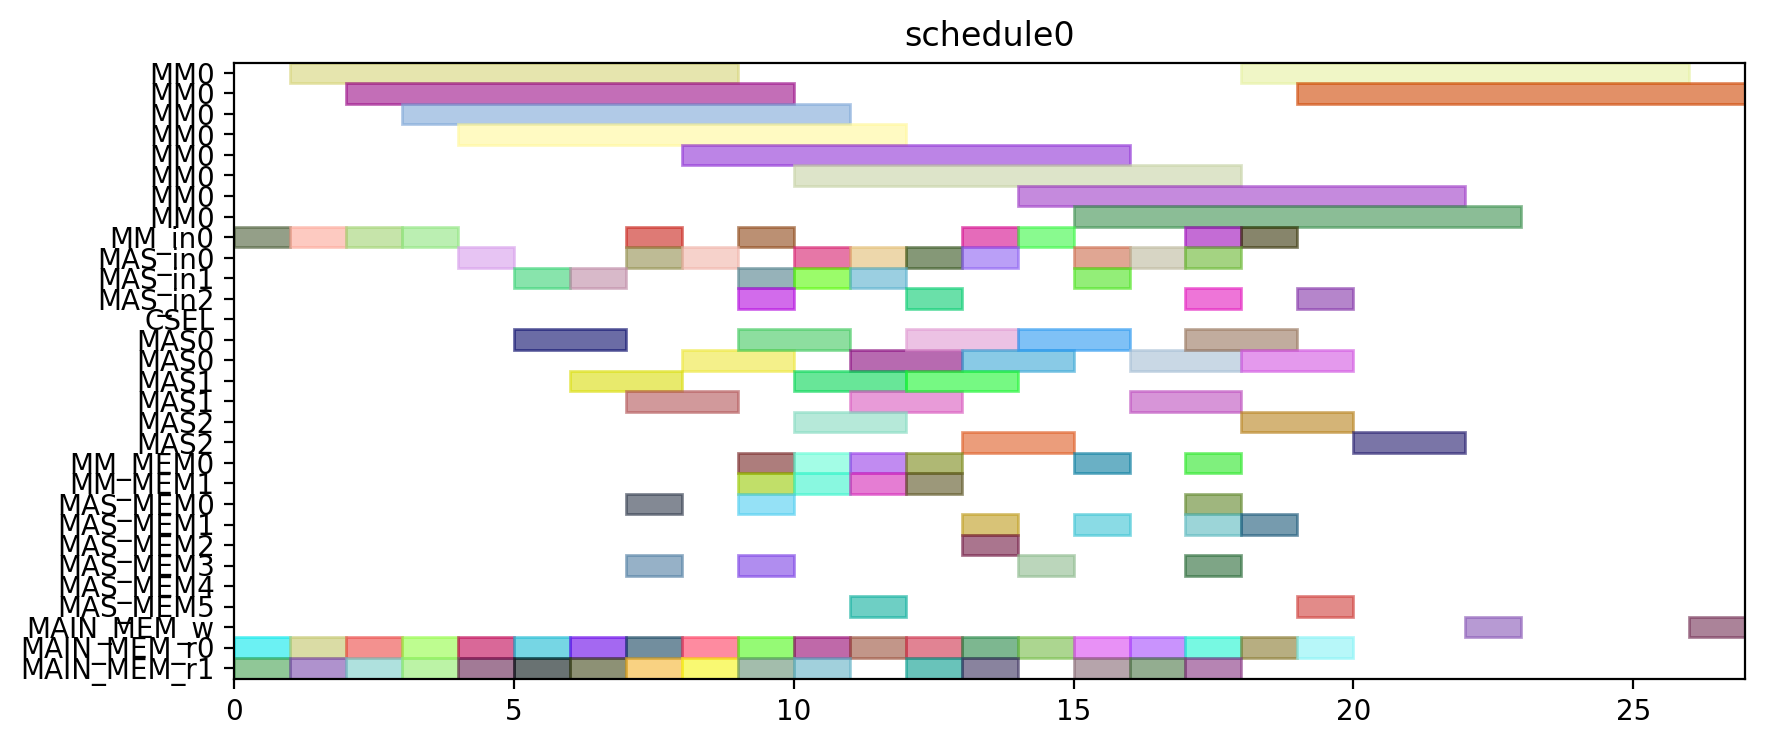

Python code for this plot:
from pyschedule import Scenario, solvers, plotters, alt


def solve():
	horizon = 120
	S = Scenario("schedule0", horizon=horizon)

	# resource
	MM = S.Resources('MM', num=1, size=8)
	MM_in = S.Resources('MM_in', num=1)
	MAS_in = S.Resources('MAS_in', num=3)
	CSEL = S.Resource('CSEL')
	MAS = S.Resources('MAS', num=3, size=2, periods=range(1, horizon))
	MM_MEM = S.Resources('MM_MEM', num=2)
	MAS_MEM = S.Resources('MAS_MEM', num=6)
	MAIN_MEM_w = S.Resource('MAIN_MEM_w', size=1)
	MAIN_MEM_r = S.Resources('MAIN_MEM_r', num=2)

	# result of previous scheduling

	# new tasks
	t0_t0 = S.Task('t0_t0', length=8, delay_cost=1)
	t0_t0 += alt(MM)
	t0_t0_in = S.Task('t0_t0_in', length=1, delay_cost=1)
	t0_t0_in += alt(MM_in)
	S += t0_t0_in*MM_in[0]<=t0_t0*MM[0]
	t0_t0_mem0 = S.Task('t0_t0_mem0', length=1, delay_cost=1)
	t0_t0_mem0 += MAIN_MEM_r[0]
	S += t0_t0_mem0 <= t0_t0

	t0_t0_mem1 = S.Task('t0_t0_mem1', length=1, delay_cost=1)
	t0_t0_mem1 += MAIN_MEM_r[1]
	S += t0_t0_mem1 <= t0_t0

	t0_t1 = S.Task('t0_t1', length=8, delay_cost=1)
	t0_t1 += alt(MM)
	t0_t1_in = S.Task('t0_t1_in', length=1, delay_cost=1)
	t0_t1_in += alt(MM_in)
	S += t0_t1_in*MM_in[0]<=t0_t1*MM[0]
	t0_t1_mem0 = S.Task('t0_t1_mem0', length=1, delay_cost=1)
	t0_t1_mem0 += MAIN_MEM_r[0]
	S += t0_t1_mem0 <= t0_t1

	t0_t1_mem1 = S.Task('t0_t1_mem1', length=1, delay_cost=1)
	t0_t1_mem1 += MAIN_MEM_r[1]
	S += t0_t1_mem1 <= t0_t1

	t0_t2 = S.Task('t0_t2', length=2, delay_cost=1)
	t0_t2 += alt(MAS)
	t0_t2_in = S.Task('t0_t2_in', length=1, delay_cost=1)
	t0_t2_in += alt(MAS_in)
	S += t0_t2_in*MAS_in[0]<=t0_t2*MAS[0]

	S += t0_t2_in*MAS_in[1]<=t0_t2*MAS[1]

	S += t0_t2_in*MAS_in[2]<=t0_t2*MAS[2]

	t0_t2_mem0 = S.Task('t0_t2_mem0', length=1, delay_cost=1)
	t0_t2_mem0 += MAIN_MEM_r[0]
	S += t0_t2_mem0 <= t0_t2

	t0_t2_mem1 = S.Task('t0_t2_mem1', length=1, delay_cost=1)
	t0_t2_mem1 += MAIN_MEM_r[1]
	S += t0_t2_mem1 <= t0_t2

	t0_t3 = S.Task('t0_t3', length=2, delay_cost=1)
	t0_t3 += alt(MAS)
	t0_t3_in = S.Task('t0_t3_in', length=1, delay_cost=1)
	t0_t3_in += alt(MAS_in)
	S += t0_t3_in*MAS_in[0]<=t0_t3*MAS[0]

	S += t0_t3_in*MAS_in[1]<=t0_t3*MAS[1]

	S += t0_t3_in*MAS_in[2]<=t0_t3*MAS[2]

	t0_t3_mem0 = S.Task('t0_t3_mem0', length=1, delay_cost=1)
	t0_t3_mem0 += MAIN_MEM_r[0]
	S += t0_t3_mem0 <= t0_t3

	t0_t3_mem1 = S.Task('t0_t3_mem1', length=1, delay_cost=1)
	t0_t3_mem1 += MAIN_MEM_r[1]
	S += t0_t3_mem1 <= t0_t3

	t2_t0 = S.Task('t2_t0', length=8, delay_cost=1)
	t2_t0 += alt(MM)
	t2_t0_in = S.Task('t2_t0_in', length=1, delay_cost=1)
	t2_t0_in += alt(MM_in)
	S += t2_t0_in*MM_in[0]<=t2_t0*MM[0]
	t2_t0_mem0 = S.Task('t2_t0_mem0', length=1, delay_cost=1)
	t2_t0_mem0 += MAIN_MEM_r[0]
	S += t2_t0_mem0 <= t2_t0

	t2_t0_mem1 = S.Task('t2_t0_mem1', length=1, delay_cost=1)
	t2_t0_mem1 += MAIN_MEM_r[1]
	S += t2_t0_mem1 <= t2_t0

	t2_t1 = S.Task('t2_t1', length=8, delay_cost=1)
	t2_t1 += alt(MM)
	t2_t1_in = S.Task('t2_t1_in', length=1, delay_cost=1)
	t2_t1_in += alt(MM_in)
	S += t2_t1_in*MM_in[0]<=t2_t1*MM[0]
	t2_t1_mem0 = S.Task('t2_t1_mem0', length=1, delay_cost=1)
	t2_t1_mem0 += MAIN_MEM_r[0]
	S += t2_t1_mem0 <= t2_t1

	t2_t1_mem1 = S.Task('t2_t1_mem1', length=1, delay_cost=1)
	t2_t1_mem1 += MAIN_MEM_r[1]
	S += t2_t1_mem1 <= t2_t1

	t2_t2 = S.Task('t2_t2', length=2, delay_cost=1)
	t2_t2 += alt(MAS)
	t2_t2_in = S.Task('t2_t2_in', length=1, delay_cost=1)
	t2_t2_in += alt(MAS_in)
	S += t2_t2_in*MAS_in[0]<=t2_t2*MAS[0]

	S += t2_t2_in*MAS_in[1]<=t2_t2*MAS[1]

	S += t2_t2_in*MAS_in[2]<=t2_t2*MAS[2]

	t2_t2_mem0 = S.Task('t2_t2_mem0', length=1, delay_cost=1)
	t2_t2_mem0 += MAIN_MEM_r[0]
	S += t2_t2_mem0 <= t2_t2

	t2_t2_mem1 = S.Task('t2_t2_mem1', length=1, delay_cost=1)
	t2_t2_mem1 += MAIN_MEM_r[1]
	S += t2_t2_mem1 <= t2_t2

	t2_t3 = S.Task('t2_t3', length=2, delay_cost=1)
	t2_t3 += alt(MAS)
	t2_t3_in = S.Task('t2_t3_in', length=1, delay_cost=1)
	t2_t3_in += alt(MAS_in)
	S += t2_t3_in*MAS_in[0]<=t2_t3*MAS[0]

	S += t2_t3_in*MAS_in[1]<=t2_t3*MAS[1]

	S += t2_t3_in*MAS_in[2]<=t2_t3*MAS[2]

	t2_t3_mem0 = S.Task('t2_t3_mem0', length=1, delay_cost=1)
	t2_t3_mem0 += MAIN_MEM_r[0]
	S += t2_t3_mem0 <= t2_t3

	t2_t3_mem1 = S.Task('t2_t3_mem1', length=1, delay_cost=1)
	t2_t3_mem1 += MAIN_MEM_r[1]
	S += t2_t3_mem1 <= t2_t3

	t7_t2 = S.Task('t7_t2', length=2, delay_cost=1)
	t7_t2 += alt(MAS)
	t7_t2_in = S.Task('t7_t2_in', length=1, delay_cost=1)
	t7_t2_in += alt(MAS_in)
	S += t7_t2_in*MAS_in[0]<=t7_t2*MAS[0]

	S += t7_t2_in*MAS_in[1]<=t7_t2*MAS[1]

	S += t7_t2_in*MAS_in[2]<=t7_t2*MAS[2]

	t7_t2_mem0 = S.Task('t7_t2_mem0', length=1, delay_cost=1)
	t7_t2_mem0 += MAIN_MEM_r[0]
	S += t7_t2_mem0 <= t7_t2

	t7_t2_mem1 = S.Task('t7_t2_mem1', length=1, delay_cost=1)
	t7_t2_mem1 += MAIN_MEM_r[1]
	S += t7_t2_mem1 <= t7_t2

	t9_t2 = S.Task('t9_t2', length=2, delay_cost=1)
	t9_t2 += alt(MAS)
	t9_t2_in = S.Task('t9_t2_in', length=1, delay_cost=1)
	t9_t2_in += alt(MAS_in)
	S += t9_t2_in*MAS_in[0]<=t9_t2*MAS[0]

	S += t9_t2_in*MAS_in[1]<=t9_t2*MAS[1]

	S += t9_t2_in*MAS_in[2]<=t9_t2*MAS[2]

	t9_t2_mem0 = S.Task('t9_t2_mem0', length=1, delay_cost=1)
	t9_t2_mem0 += MAIN_MEM_r[0]
	S += t9_t2_mem0 <= t9_t2

	t9_t2_mem1 = S.Task('t9_t2_mem1', length=1, delay_cost=1)
	t9_t2_mem1 += MAIN_MEM_r[1]
	S += t9_t2_mem1 <= t9_t2

	t14_t2 = S.Task('t14_t2', length=2, delay_cost=1)
	t14_t2 += alt(MAS)
	t14_t2_in = S.Task('t14_t2_in', length=1, delay_cost=1)
	t14_t2_in += alt(MAS_in)
	S += t14_t2_in*MAS_in[0]<=t14_t2*MAS[0]

	S += t14_t2_in*MAS_in[1]<=t14_t2*MAS[1]

	S += t14_t2_in*MAS_in[2]<=t14_t2*MAS[2]

	t14_t2_mem0 = S.Task('t14_t2_mem0', length=1, delay_cost=1)
	t14_t2_mem0 += MAIN_MEM_r[0]
	S += t14_t2_mem0 <= t14_t2

	t14_t2_mem1 = S.Task('t14_t2_mem1', length=1, delay_cost=1)
	t14_t2_mem1 += MAIN_MEM_r[1]
	S += t14_t2_mem1 <= t14_t2

	new_TZ_t2 = S.Task('new_TZ_t2', length=2, delay_cost=1)
	new_TZ_t2 += alt(MAS)
	new_TZ_t2_in = S.Task('new_TZ_t2_in', length=1, delay_cost=1)
	new_TZ_t2_in += alt(MAS_in)
	S += new_TZ_t2_in*MAS_in[0]<=new_TZ_t2*MAS[0]

	S += new_TZ_t2_in*MAS_in[1]<=new_TZ_t2*MAS[1]

	S += new_TZ_t2_in*MAS_in[2]<=new_TZ_t2*MAS[2]

	new_TZ_t2_mem0 = S.Task('new_TZ_t2_mem0', length=1, delay_cost=1)
	new_TZ_t2_mem0 += MAIN_MEM_r[0]
	S += new_TZ_t2_mem0 <= new_TZ_t2

	new_TZ_t2_mem1 = S.Task('new_TZ_t2_mem1', length=1, delay_cost=1)
	new_TZ_t2_mem1 += MAIN_MEM_r[1]
	S += new_TZ_t2_mem1 <= new_TZ_t2

	t16_t2 = S.Task('t16_t2', length=2, delay_cost=1)
	t16_t2 += alt(MAS)
	t16_t2_in = S.Task('t16_t2_in', length=1, delay_cost=1)
	t16_t2_in += alt(MAS_in)
	S += t16_t2_in*MAS_in[0]<=t16_t2*MAS[0]

	S += t16_t2_in*MAS_in[1]<=t16_t2*MAS[1]

	S += t16_t2_in*MAS_in[2]<=t16_t2*MAS[2]

	t16_t2_mem0 = S.Task('t16_t2_mem0', length=1, delay_cost=1)
	t16_t2_mem0 += MAIN_MEM_r[0]
	S += t16_t2_mem0 <= t16_t2

	t16_t2_mem1 = S.Task('t16_t2_mem1', length=1, delay_cost=1)
	t16_t2_mem1 += MAIN_MEM_r[1]
	S += t16_t2_mem1 <= t16_t2

	t17_t2 = S.Task('t17_t2', length=2, delay_cost=1)
	t17_t2 += alt(MAS)
	t17_t2_in = S.Task('t17_t2_in', length=1, delay_cost=1)
	t17_t2_in += alt(MAS_in)
	S += t17_t2_in*MAS_in[0]<=t17_t2*MAS[0]

	S += t17_t2_in*MAS_in[1]<=t17_t2*MAS[1]

	S += t17_t2_in*MAS_in[2]<=t17_t2*MAS[2]

	t17_t2_mem0 = S.Task('t17_t2_mem0', length=1, delay_cost=1)
	t17_t2_mem0 += MAIN_MEM_r[0]
	S += t17_t2_mem0 <= t17_t2

	t17_t2_mem1 = S.Task('t17_t2_mem1', length=1, delay_cost=1)
	t17_t2_mem1 += MAIN_MEM_r[1]
	S += t17_t2_mem1 <= t17_t2

	t0_t4 = S.Task('t0_t4', length=8, delay_cost=1)
	t0_t4 += alt(MM)
	t0_t4_in = S.Task('t0_t4_in', length=1, delay_cost=1)
	t0_t4_in += alt(MM_in)
	S += t0_t4_in*MM_in[0]<=t0_t4*MM[0]
	t0_t4_mem0 = S.Task('t0_t4_mem0', length=1, delay_cost=1)
	t0_t4_mem0 += alt(MAS_MEM)
	S += (t0_t2*MAS[0])-1 < t0_t4_mem0*MAS_MEM[0]
	S += (t0_t2*MAS[1])-1 < t0_t4_mem0*MAS_MEM[2]
	S += (t0_t2*MAS[2])-1 < t0_t4_mem0*MAS_MEM[4]
	S += t0_t4_mem0 <= t0_t4

	t0_t4_mem1 = S.Task('t0_t4_mem1', length=1, delay_cost=1)
	t0_t4_mem1 += alt(MAS_MEM)
	S += (t0_t3*MAS[0])-1 < t0_t4_mem1*MAS_MEM[1]
	S += (t0_t3*MAS[1])-1 < t0_t4_mem1*MAS_MEM[3]
	S += (t0_t3*MAS[2])-1 < t0_t4_mem1*MAS_MEM[5]
	S += t0_t4_mem1 <= t0_t4

	t00 = S.Task('t00', length=2, delay_cost=1)
	t00 += alt(MAS)
	t00_in = S.Task('t00_in', length=1, delay_cost=1)
	t00_in += alt(MAS_in)
	S += t00_in*MAS_in[0]<=t00*MAS[0]

	S += t00_in*MAS_in[1]<=t00*MAS[1]

	S += t00_in*MAS_in[2]<=t00*MAS[2]

	t00_mem0 = S.Task('t00_mem0', length=1, delay_cost=1)
	t00_mem0 += alt(MM_MEM)
	S += (t0_t0*MM[0])-1 < t00_mem0*MM_MEM[0]
	S += t00_mem0 <= t00

	t00_mem1 = S.Task('t00_mem1', length=1, delay_cost=1)
	t00_mem1 += alt(MM_MEM)
	S += (t0_t1*MM[0])-1 < t00_mem1*MM_MEM[1]
	S += t00_mem1 <= t00

	t0_t5 = S.Task('t0_t5', length=2, delay_cost=1)
	t0_t5 += alt(MAS)
	t0_t5_in = S.Task('t0_t5_in', length=1, delay_cost=1)
	t0_t5_in += alt(MAS_in)
	S += t0_t5_in*MAS_in[0]<=t0_t5*MAS[0]

	S += t0_t5_in*MAS_in[1]<=t0_t5*MAS[1]

	S += t0_t5_in*MAS_in[2]<=t0_t5*MAS[2]

	t0_t5_mem0 = S.Task('t0_t5_mem0', length=1, delay_cost=1)
	t0_t5_mem0 += alt(MM_MEM)
	S += (t0_t0*MM[0])-1 < t0_t5_mem0*MM_MEM[0]
	S += t0_t5_mem0 <= t0_t5

	t0_t5_mem1 = S.Task('t0_t5_mem1', length=1, delay_cost=1)
	t0_t5_mem1 += alt(MM_MEM)
	S += (t0_t1*MM[0])-1 < t0_t5_mem1*MM_MEM[1]
	S += t0_t5_mem1 <= t0_t5

	t2_t4 = S.Task('t2_t4', length=8, delay_cost=1)
	t2_t4 += alt(MM)
	t2_t4_in = S.Task('t2_t4_in', length=1, delay_cost=1)
	t2_t4_in += alt(MM_in)
	S += t2_t4_in*MM_in[0]<=t2_t4*MM[0]
	t2_t4_mem0 = S.Task('t2_t4_mem0', length=1, delay_cost=1)
	t2_t4_mem0 += alt(MAS_MEM)
	S += (t2_t2*MAS[0])-1 < t2_t4_mem0*MAS_MEM[0]
	S += (t2_t2*MAS[1])-1 < t2_t4_mem0*MAS_MEM[2]
	S += (t2_t2*MAS[2])-1 < t2_t4_mem0*MAS_MEM[4]
	S += t2_t4_mem0 <= t2_t4

	t2_t4_mem1 = S.Task('t2_t4_mem1', length=1, delay_cost=1)
	t2_t4_mem1 += alt(MAS_MEM)
	S += (t2_t3*MAS[0])-1 < t2_t4_mem1*MAS_MEM[1]
	S += (t2_t3*MAS[1])-1 < t2_t4_mem1*MAS_MEM[3]
	S += (t2_t3*MAS[2])-1 < t2_t4_mem1*MAS_MEM[5]
	S += t2_t4_mem1 <= t2_t4

	t20 = S.Task('t20', length=2, delay_cost=1)
	t20 += alt(MAS)
	t20_in = S.Task('t20_in', length=1, delay_cost=1)
	t20_in += alt(MAS_in)
	S += t20_in*MAS_in[0]<=t20*MAS[0]

	S += t20_in*MAS_in[1]<=t20*MAS[1]

	S += t20_in*MAS_in[2]<=t20*MAS[2]

	t20_mem0 = S.Task('t20_mem0', length=1, delay_cost=1)
	t20_mem0 += alt(MM_MEM)
	S += (t2_t0*MM[0])-1 < t20_mem0*MM_MEM[0]
	S += t20_mem0 <= t20

	t20_mem1 = S.Task('t20_mem1', length=1, delay_cost=1)
	t20_mem1 += alt(MM_MEM)
	S += (t2_t1*MM[0])-1 < t20_mem1*MM_MEM[1]
	S += t20_mem1 <= t20

	t2_t5 = S.Task('t2_t5', length=2, delay_cost=1)
	t2_t5 += alt(MAS)
	t2_t5_in = S.Task('t2_t5_in', length=1, delay_cost=1)
	t2_t5_in += alt(MAS_in)
	S += t2_t5_in*MAS_in[0]<=t2_t5*MAS[0]

	S += t2_t5_in*MAS_in[1]<=t2_t5*MAS[1]

	S += t2_t5_in*MAS_in[2]<=t2_t5*MAS[2]

	t2_t5_mem0 = S.Task('t2_t5_mem0', length=1, delay_cost=1)
	t2_t5_mem0 += alt(MM_MEM)
	S += (t2_t0*MM[0])-1 < t2_t5_mem0*MM_MEM[0]
	S += t2_t5_mem0 <= t2_t5

	t2_t5_mem1 = S.Task('t2_t5_mem1', length=1, delay_cost=1)
	t2_t5_mem1 += alt(MM_MEM)
	S += (t2_t1*MM[0])-1 < t2_t5_mem1*MM_MEM[1]
	S += t2_t5_mem1 <= t2_t5

	t01 = S.Task('t01', length=2, delay_cost=1)
	t01 += alt(MAS)
	t01_in = S.Task('t01_in', length=1, delay_cost=1)
	t01_in += alt(MAS_in)
	S += t01_in*MAS_in[0]<=t01*MAS[0]

	S += t01_in*MAS_in[1]<=t01*MAS[1]

	S += t01_in*MAS_in[2]<=t01*MAS[2]

	t01_mem0 = S.Task('t01_mem0', length=1, delay_cost=1)
	t01_mem0 += alt(MM_MEM)
	S += (t0_t4*MM[0])-1 < t01_mem0*MM_MEM[0]
	S += t01_mem0 <= t01

	t01_mem1 = S.Task('t01_mem1', length=1, delay_cost=1)
	t01_mem1 += alt(MAS_MEM)
	S += (t0_t5*MAS[0])-1 < t01_mem1*MAS_MEM[1]
	S += (t0_t5*MAS[1])-1 < t01_mem1*MAS_MEM[3]
	S += (t0_t5*MAS[2])-1 < t01_mem1*MAS_MEM[5]
	S += t01_mem1 <= t01

	t10 = S.Task('t10', length=2, delay_cost=1)
	t10 += alt(MAS)
	t10_in = S.Task('t10_in', length=1, delay_cost=1)
	t10_in += alt(MAS_in)
	S += t10_in*MAS_in[0]<=t10*MAS[0]

	S += t10_in*MAS_in[1]<=t10*MAS[1]

	S += t10_in*MAS_in[2]<=t10*MAS[2]

	t10_mem0 = S.Task('t10_mem0', length=1, delay_cost=1)
	t10_mem0 += MAIN_MEM_r[0]
	S += t10_mem0 <= t10

	t10_mem1 = S.Task('t10_mem1', length=1, delay_cost=1)
	t10_mem1 += alt(MAS_MEM)
	S += (t00*MAS[0])-1 < t10_mem1*MAS_MEM[1]
	S += (t00*MAS[1])-1 < t10_mem1*MAS_MEM[3]
	S += (t00*MAS[2])-1 < t10_mem1*MAS_MEM[5]
	S += t10_mem1 <= t10

	t21 = S.Task('t21', length=2, delay_cost=1)
	t21 += alt(MAS)
	t21_in = S.Task('t21_in', length=1, delay_cost=1)
	t21_in += alt(MAS_in)
	S += t21_in*MAS_in[0]<=t21*MAS[0]

	S += t21_in*MAS_in[1]<=t21*MAS[1]

	S += t21_in*MAS_in[2]<=t21*MAS[2]

	t21_mem0 = S.Task('t21_mem0', length=1, delay_cost=1)
	t21_mem0 += alt(MM_MEM)
	S += (t2_t4*MM[0])-1 < t21_mem0*MM_MEM[0]
	S += t21_mem0 <= t21

	t21_mem1 = S.Task('t21_mem1', length=1, delay_cost=1)
	t21_mem1 += alt(MAS_MEM)
	S += (t2_t5*MAS[0])-1 < t21_mem1*MAS_MEM[1]
	S += (t2_t5*MAS[1])-1 < t21_mem1*MAS_MEM[3]
	S += (t2_t5*MAS[2])-1 < t21_mem1*MAS_MEM[5]
	S += t21_mem1 <= t21

	t30 = S.Task('t30', length=2, delay_cost=1)
	t30 += alt(MAS)
	t30_in = S.Task('t30_in', length=1, delay_cost=1)
	t30_in += alt(MAS_in)
	S += t30_in*MAS_in[0]<=t30*MAS[0]

	S += t30_in*MAS_in[1]<=t30*MAS[1]

	S += t30_in*MAS_in[2]<=t30*MAS[2]

	t30_mem0 = S.Task('t30_mem0', length=1, delay_cost=1)
	t30_mem0 += MAIN_MEM_r[0]
	S += t30_mem0 <= t30

	t30_mem1 = S.Task('t30_mem1', length=1, delay_cost=1)
	t30_mem1 += alt(MAS_MEM)
	S += (t20*MAS[0])-1 < t30_mem1*MAS_MEM[1]
	S += (t20*MAS[1])-1 < t30_mem1*MAS_MEM[3]
	S += (t20*MAS[2])-1 < t30_mem1*MAS_MEM[5]
	S += t30_mem1 <= t30

	t11 = S.Task('t11', length=2, delay_cost=1)
	t11 += alt(MAS)
	t11_in = S.Task('t11_in', length=1, delay_cost=1)
	t11_in += alt(MAS_in)
	S += t11_in*MAS_in[0]<=t11*MAS[0]

	S += t11_in*MAS_in[1]<=t11*MAS[1]

	S += t11_in*MAS_in[2]<=t11*MAS[2]

	t11_mem0 = S.Task('t11_mem0', length=1, delay_cost=1)
	t11_mem0 += MAIN_MEM_r[0]
	S += t11_mem0 <= t11

	t11_mem1 = S.Task('t11_mem1', length=1, delay_cost=1)
	t11_mem1 += alt(MAS_MEM)
	S += (t01*MAS[0])-1 < t11_mem1*MAS_MEM[1]
	S += (t01*MAS[1])-1 < t11_mem1*MAS_MEM[3]
	S += (t01*MAS[2])-1 < t11_mem1*MAS_MEM[5]
	S += t11_mem1 <= t11

	t31 = S.Task('t31', length=2, delay_cost=1)
	t31 += alt(MAS)
	t31_in = S.Task('t31_in', length=1, delay_cost=1)
	t31_in += alt(MAS_in)
	S += t31_in*MAS_in[0]<=t31*MAS[0]

	S += t31_in*MAS_in[1]<=t31*MAS[1]

	S += t31_in*MAS_in[2]<=t31*MAS[2]

	t31_mem0 = S.Task('t31_mem0', length=1, delay_cost=1)
	t31_mem0 += MAIN_MEM_r[0]
	S += t31_mem0 <= t31

	t31_mem1 = S.Task('t31_mem1', length=1, delay_cost=1)
	t31_mem1 += alt(MAS_MEM)
	S += (t21*MAS[0])-1 < t31_mem1*MAS_MEM[1]
	S += (t21*MAS[1])-1 < t31_mem1*MAS_MEM[3]
	S += (t21*MAS[2])-1 < t31_mem1*MAS_MEM[5]
	S += t31_mem1 <= t31

	c010 = S.Task('c010', length=8, delay_cost=1)
	c010 += alt(MM)
	c010_in = S.Task('c010_in', length=1, delay_cost=1)
	c010_in += alt(MM_in)
	S += c010_in*MM_in[0]<=c010*MM[0]
	S += 0<c010

	c010_w = S.Task('c010_w', length=1, delay_cost=1)
	c010_w += alt(MAIN_MEM_w)
	S += c010 <= c010_w

	c010_mem0 = S.Task('c010_mem0', length=1, delay_cost=1)
	c010_mem0 += alt(MAS_MEM)
	S += (t30*MAS[0])-1 < c010_mem0*MAS_MEM[0]
	S += (t30*MAS[1])-1 < c010_mem0*MAS_MEM[2]
	S += (t30*MAS[2])-1 < c010_mem0*MAS_MEM[4]
	S += c010_mem0 <= c010

	c010_mem1 = S.Task('c010_mem1', length=1, delay_cost=1)
	c010_mem1 += MAIN_MEM_r[1]
	S += c010_mem1 <= c010

	c200 = S.Task('c200', length=8, delay_cost=1)
	c200 += alt(MM)
	c200_in = S.Task('c200_in', length=1, delay_cost=1)
	c200_in += alt(MM_in)
	S += c200_in*MM_in[0]<=c200*MM[0]
	S += 0<c200

	c200_w = S.Task('c200_w', length=1, delay_cost=1)
	c200_w += alt(MAIN_MEM_w)
	S += c200 <= c200_w

	c200_mem0 = S.Task('c200_mem0', length=1, delay_cost=1)
	c200_mem0 += alt(MAS_MEM)
	S += (t10*MAS[0])-1 < c200_mem0*MAS_MEM[0]
	S += (t10*MAS[1])-1 < c200_mem0*MAS_MEM[2]
	S += (t10*MAS[2])-1 < c200_mem0*MAS_MEM[4]
	S += c200_mem0 <= c200

	c200_mem1 = S.Task('c200_mem1', length=1, delay_cost=1)
	c200_mem1 += MAIN_MEM_r[1]
	S += c200_mem1 <= c200

	t16_t0 = S.Task('t16_t0', length=8, delay_cost=1)
	t16_t0 += alt(MM)
	t16_t0_in = S.Task('t16_t0_in', length=1, delay_cost=1)
	t16_t0_in += alt(MM_in)
	S += t16_t0_in*MM_in[0]<=t16_t0*MM[0]
	t16_t0_mem0 = S.Task('t16_t0_mem0', length=1, delay_cost=1)
	t16_t0_mem0 += MAIN_MEM_r[0]
	S += t16_t0_mem0 <= t16_t0

	t16_t0_mem1 = S.Task('t16_t0_mem1', length=1, delay_cost=1)
	t16_t0_mem1 += alt(MAS_MEM)
	S += (t30*MAS[0])-1 < t16_t0_mem1*MAS_MEM[1]
	S += (t30*MAS[1])-1 < t16_t0_mem1*MAS_MEM[3]
	S += (t30*MAS[2])-1 < t16_t0_mem1*MAS_MEM[5]
	S += t16_t0_mem1 <= t16_t0

	t17_t0 = S.Task('t17_t0', length=8, delay_cost=1)
	t17_t0 += alt(MM)
	t17_t0_in = S.Task('t17_t0_in', length=1, delay_cost=1)
	t17_t0_in += alt(MM_in)
	S += t17_t0_in*MM_in[0]<=t17_t0*MM[0]
	t17_t0_mem0 = S.Task('t17_t0_mem0', length=1, delay_cost=1)
	t17_t0_mem0 += MAIN_MEM_r[0]
	S += t17_t0_mem0 <= t17_t0

	t17_t0_mem1 = S.Task('t17_t0_mem1', length=1, delay_cost=1)
	t17_t0_mem1 += alt(MAS_MEM)
	S += (t10*MAS[0])-1 < t17_t0_mem1*MAS_MEM[1]
	S += (t10*MAS[1])-1 < t17_t0_mem1*MAS_MEM[3]
	S += (t10*MAS[2])-1 < t17_t0_mem1*MAS_MEM[5]
	S += t17_t0_mem1 <= t17_t0

	solvers.mip.solve(S,msg=1,kind='CPLEX',ratio_gap=1.01)

	solution = [['hoge']*len(S.solution()[1]) for i in range(len(S.solution()))]
	for i in range(len(S.solution())):
		for j in range(len(S.solution()[i])):
			solution[i][j]=str(S.solution()[i][j])
	print(solution)

	cycles = int(solution[-1][3])

	pic_file_name = "/mnt/rose/usr1/fukuda/ABE/multiRAM_multiMAS_16mux/scheduling_result/stage8MM1_stage2MAS3/EP2_ADD_w_EVAL/schedule0.png"
	if(S.solution() != []):
		plotters.matplotlib.plot(S,img_filename=pic_file_name, show_task_labels=False, fig_size=(cycles*0.25+3, 4))

	return solution
